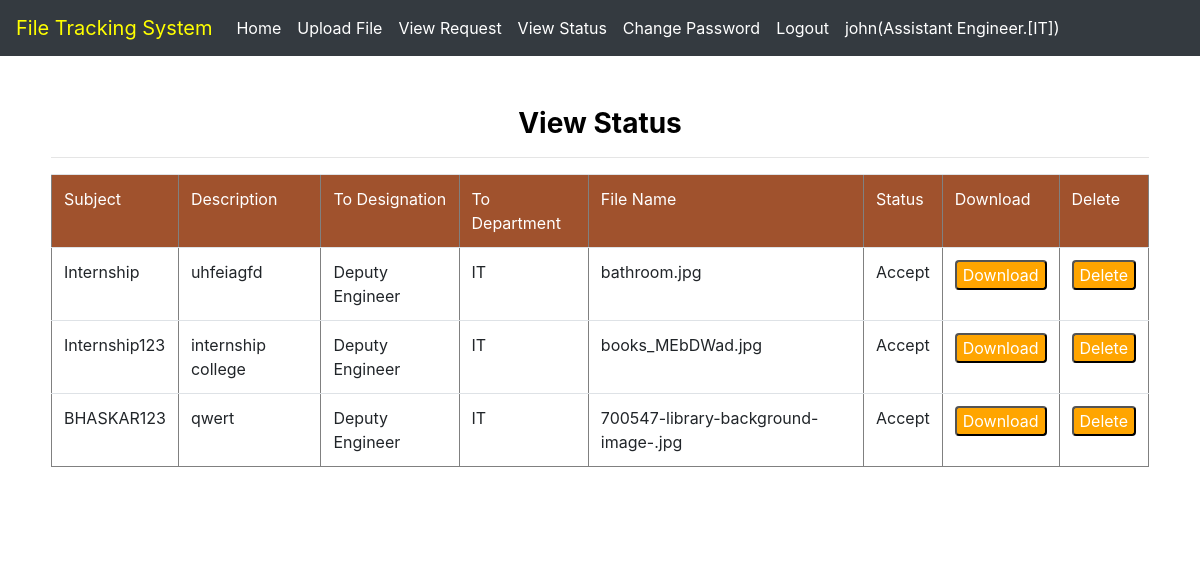
Page /viewstatus/ (signed in) on the committed database.
### file/models.py (models this page shows, shortened)
class Employee(models.Model):
    user=models.ForeignKey(User,on_delete=models.CASCADE,null=True)
    d_birth=models.DateField(null=True,blank=True,auto_now_add=False)
    gen=models.CharField(max_length=30,null=True)
    department=models.ForeignKey(Department,on_delete=models.CASCADE,null=True)
    type=models.ForeignKey(Type,on_delete=models.CASCADE,null=True)
    add=models.CharField(max_length=100,null=True)
    mobile=models.IntegerField(null=True)

class Type(models.Model):
    type=models.CharField(max_length=100,null=True)

class Department(models.Model):
    dept = models.CharField(max_length=100,null=True)

class Uploadfile(models.Model):
    status=models.ForeignKey(Status,on_delete=models.CASCADE,null=True)
    type=models.ForeignKey(Type,on_delete=models.CASCADE,null=True)
    emp=models.ForeignKey(Employee,on_delete=models.CASCADE,null=True)
    department=models.ForeignKey(Department,on_delete=models.CASCADE,null=True)
    sub=models.CharField(max_length=100,null=True)
    des=models.CharField(max_length=500,null=True)
    file=models.FileField(null=True)

class Status(models.Model):
    status=models.CharField(max_length=100,null=True)

### file/views.py (the view)
# urls.py: path('viewstatus/',viewstatus,name='viewstatus'),
def viewstatus(request):
    user = User.objects.get(username=request.user.username)
    emp = Employee.objects.filter(user=user).first()
    data1=Uploadfile.objects.all()
    d={'data':data1,'emp': emp}
    return render(request,'viewstatus.html',d)

### file/templates/viewstatus.html (shortened to what this page needs)
{% extends 'navigation.html' %}
{% block body %}
<div align="center" style="color:Black;border:1px solid white;border-radius:8px;background-color:white;padding:50px">
<center><h3><strong>View Status</strong></h3><hr></center>
<div align="center">
<table id="myTable" border="1px" style="width:100%;border-radius:8px" class="table table-border">
        <thead style="background-color:#a0522d;color:white">
        <tr>
            <td> Subject</td>
            <td> Description</td>
            <td> To Designation</td>
            <td> To Department</td>
            <td> File Name</td>
            <td> Status</td>
            <td> Download</td>
            <td> Delete</td>
        </tr>
         </thead>
    {% for i in data %}
       {% ifequal request.user.username i.emp.user.username %}
        <tr>
          <td> {{i.sub}}</td>
              <td> {{i.des}}</td>
            <td> {{i.type.type}}</td>
            <td> {{i.department.dept}}</td>
            <td> {{i.file}}</td>
            <td> {{i.status.status}}</td>
            <td><button><a href="{{i.file.url}}" download>Download</a></button></td>
            <td><button><a href="{% url 'delete_file' i.id %}">Delete</a></button></td>
        </tr>
    {% endifequal %}
        {% endfor %}
</table>
</div>
</div>
{% endblock %}

### file/templates/navigation.html (shortened to what this page needs)
<!DOCTYPE html>
<html lang="en">
{% load static %}
<head>
    <link rel="stylesheet" href="https://stackpath.bootstrapcdn.com/bootstrap/4.4.1/css/bootstrap.min.css">
</head>
<body>
<nav class="navbar navbar-expand-lg navbar-light bg-dark" >
  <a class="navbar-brand" href="#" style="color:yellow">File Tracking System</a>
  <div class="collapse navbar-collapse" id="navbarNavDropdown">
    <ul class="navbar-nav">
      <li class="nav-item active">
        <a class="nav-link" href="{% url 'home' %}" style="color:white">Home <span class="sr-only">(current)</span></a>
      </li>
        {% if request.user.is_staff %}
      <li class="nav-item">
        <a class="nav-link" href="{% url 'add_employee' %}" style="color:white">Add Employee</a>
      </li>
      <li class="nav-item">
        <a class="nav-link" href="{% url 'viewdata' %}" style="color:white">View Employee</a>
      </li>
        <li class="nav-item">
        <a class="nav-link" href="{% url 'logout' %}" style="color:white">Logout</a>
      </li>
        {% elif request.user.username %}
        <li class="nav-item">
        <a class="nav-link" href="{% url 'uploadfile' %}" style="color:white">Upload File</a>
      </li>
      <li class="nav-item">
        <a class="nav-link" href="{% url 'viewfile' %}" style="color:white">View Request</a>
      </li><li class="nav-item">
        <a class="nav-link" href="{% url 'viewstatus' %}" style="color:white">View Status</a>
      </li>
      <li class="nav-item">
        <a class="nav-link" href="{% url 'c_password' %}" style="color:white">Change Password</a>
      </li>
        <li class="nav-item">
        <a class="nav-link" href="{% url 'logout' %}" style="color:white">Logout</a>
      </li>
        <li class="nav-item">
        <a class="nav-link" href="" style="color:white;float:right" align="right">{{request.user.username}}({{emp.type.type}}.[{{emp.department.dept}}])</a>
      </li>
        {% endif %}
          </ul>
  </div>
</nav>
{% block body %}
{% endblock %}
</body>
</html>

### file/templates/navigation.html (style rules this page uses)
a { color:white; }

### file/templates/viewstatus.html (style rules this page uses)
button { border:1 px solid orange; border-radius:4px; color:white; background-color:orange; }

### rows in the picture
Employee: type.type "Assistant Engineer", department.dept "IT"
Uploadfile: sub "Internship", des "uhfeiagfd", type.type "Deputy Engineer", department.dept "IT", file "bathroom.jpg", status.status "Accept"
Uploadfile: sub "Internship123", des "internship college", type.type "Deputy Engineer", department.dept "IT", file "books_MEbDWad.jpg", status.status "Accept"
Uploadfile: sub "BHASKAR123", des "qwert", type.type "Deputy Engineer", department.dept "IT", file "700547-library-background-image-.jpg", status.status "Accept"

### other values in the picture
{{ request.user.username }} "john"
